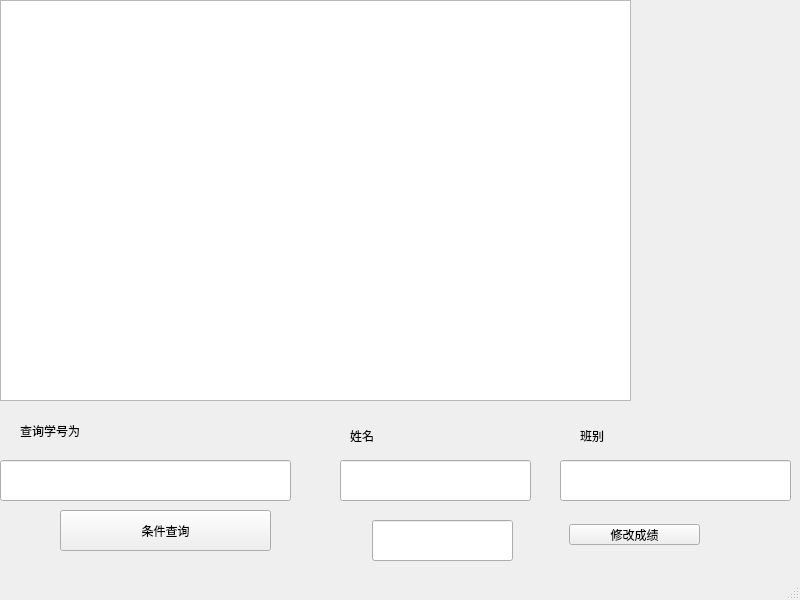
<?xml version="1.0" encoding="UTF-8"?>
<ui version="4.0">
 <class>get_grade</class>
 <widget class="QMainWindow" name="get_grade">
  <property name="geometry">
   <rect>
    <x>0</x>
    <y>0</y>
    <width>800</width>
    <height>600</height>
   </rect>
  </property>
  <property name="windowTitle">
   <string>MainWindow</string>
  </property>
  <widget class="QWidget" name="centralwidget">
   <widget class="QTableView" name="tableView">
    <property name="geometry">
     <rect>
      <x>0</x>
      <y>0</y>
      <width>631</width>
      <height>401</height>
     </rect>
    </property>
   </widget>
   <widget class="QLineEdit" name="lineEdit_2">
    <property name="geometry">
     <rect>
      <x>0</x>
      <y>460</y>
      <width>291</width>
      <height>41</height>
     </rect>
    </property>
   </widget>
   <widget class="QLineEdit" name="lineEdit_3">
    <property name="geometry">
     <rect>
      <x>340</x>
      <y>460</y>
      <width>191</width>
      <height>41</height>
     </rect>
    </property>
   </widget>
   <widget class="QLineEdit" name="lineEdit_4">
    <property name="geometry">
     <rect>
      <x>560</x>
      <y>460</y>
      <width>231</width>
      <height>41</height>
     </rect>
    </property>
   </widget>
   <widget class="QLabel" name="label_2">
    <property name="geometry">
     <rect>
      <x>20</x>
      <y>420</y>
      <width>261</width>
      <height>21</height>
     </rect>
    </property>
    <property name="text">
     <string>查询学号为</string>
    </property>
   </widget>
   <widget class="QLabel" name="label_3">
    <property name="geometry">
     <rect>
      <x>350</x>
      <y>420</y>
      <width>171</width>
      <height>31</height>
     </rect>
    </property>
    <property name="text">
     <string>姓名</string>
    </property>
   </widget>
   <widget class="QLabel" name="label_4">
    <property name="geometry">
     <rect>
      <x>580</x>
      <y>420</y>
      <width>201</width>
      <height>31</height>
     </rect>
    </property>
    <property name="text">
     <string>班别</string>
    </property>
   </widget>
   <widget class="QPushButton" name="pushButton_2">
    <property name="geometry">
     <rect>
      <x>60</x>
      <y>510</y>
      <width>211</width>
      <height>41</height>
     </rect>
    </property>
    <property name="text">
     <string>条件查询</string>
    </property>
   </widget>
   <widget class="QPushButton" name="pushButton_3">
    <property name="geometry">
     <rect>
      <x>569</x>
      <y>524</y>
      <width>131</width>
      <height>21</height>
     </rect>
    </property>
    <property name="text">
     <string>修改成绩</string>
    </property>
   </widget>
   <widget class="QLineEdit" name="lineEdit_5">
    <property name="geometry">
     <rect>
      <x>372</x>
      <y>520</y>
      <width>141</width>
      <height>41</height>
     </rect>
    </property>
   </widget>
  </widget>
  <widget class="QMenuBar" name="menubar">
   <property name="geometry">
    <rect>
     <x>0</x>
     <y>0</y>
     <width>800</width>
     <height>17</height>
    </rect>
   </property>
  </widget>
  <widget class="QStatusBar" name="statusbar"/>
 </widget>
 <resources/>
 <connections/>
</ui>
